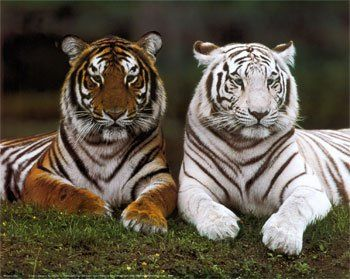
#> input picture blobs-e-hough/assets/brancoecomum.jpg, 350 x 279 px, given in place of video.mp4, which was not available
$ python main.py
#> lines starting #> are read from the running program, lines starting #| are printed output that depends on the picture; pictures that were not available may be replaced by others from this repository, and a replacement may not be noted
import cv2
import numpy as np
import os

# =========================================================
# CONFIGURAÇÕES
# =========================================================

VIDEO_PATH = "video.mp4"   # coloque o nome do vídeo aqui
OUTPUT_DIR = "resultados"

# quantidade de frames usados para construir os modelos
NUM_FRAMES_MODELO = 100

# frames que serão salvos no relatório
FRAMES_RELATORIO = [40, 80]

# threshold da segmentação
THRESHOLD = 30

# =========================================================
# CRIA PASTAS
# =========================================================

os.makedirs(OUTPUT_DIR, exist_ok=True)

pastas = [
    "original",
    "fundo_fixo",
    "media",
    "mediana",
    "rgb_media",
]

for p in pastas:
    os.makedirs(os.path.join(OUTPUT_DIR, p), exist_ok=True)

# =========================================================
# LEITURA DO VIDEO
# =========================================================

cap = cv2.VideoCapture(VIDEO_PATH)

frames_gray = []
frames_rgb = []

count = 0

while True:
    ret, frame = cap.read()
#> frame is the input picture: shape (279, 350, 3); mean B, G, R 74, 87.6, 96

    if not ret:
        break

    frame = cv2.resize(frame, (640, 360))
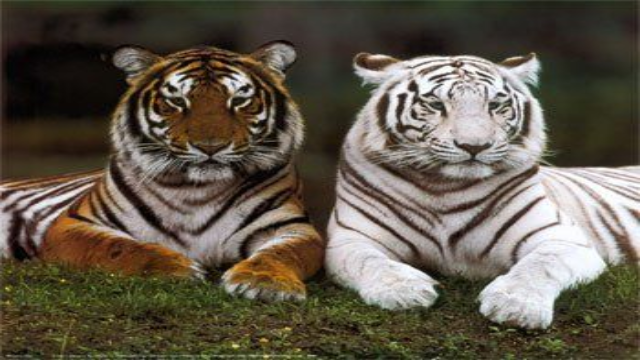
#> frame: shape (360, 640, 3); mean B, G, R 73.9, 87.5, 95.9

    gray = cv2.cvtColor(frame, cv2.COLOR_BGR2GRAY)
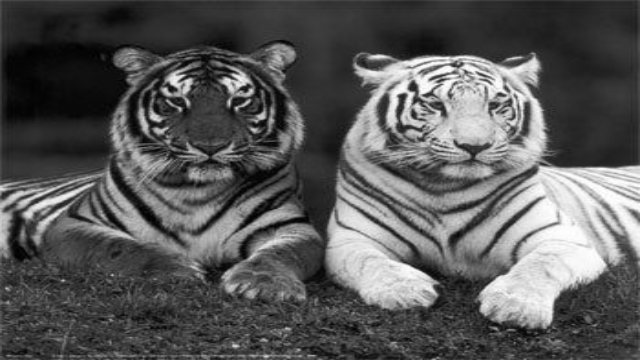
#> gray: shape (360, 640); min 1, max 255, mean 88.5

    frames_gray.append(gray)
    frames_rgb.append(frame)

    count += 1

    if count >= NUM_FRAMES_MODELO:
        break

cap.release()

frames_gray = np.array(frames_gray)
frames_rgb = np.array(frames_rgb)

print("Frames carregados:", len(frames_gray))

# =========================================================
# MODELO FUNDO FIXO
# =========================================================

fundo_fixo = frames_gray[0]

# =========================================================
# MODELO MÉDIA
# =========================================================

modelo_media = np.mean(frames_gray, axis=0).astype(np.uint8)

# =========================================================
# MODELO MEDIANA
# =========================================================

modelo_mediana = np.median(frames_gray, axis=0).astype(np.uint8)

# =========================================================
# EXTRA RGB (MÉDIA RGB)
# =========================================================

modelo_media_rgb = np.mean(frames_rgb, axis=0).astype(np.uint8)

# =========================================================
# PROCESSAMENTO DOS FRAMES DO RELATÓRIO
# =========================================================

for idx in FRAMES_RELATORIO:

    frame_gray = frames_gray[idx]
    frame_rgb = frames_rgb[idx]

    # -----------------------------------------------------
    # FUNDO FIXO
    # -----------------------------------------------------

    diff_fixo = cv2.absdiff(frame_gray, fundo_fixo)

    _, mask_fixo = cv2.threshold(
        diff_fixo,
        THRESHOLD,
        255,
        cv2.THRESH_BINARY
    )

    # -----------------------------------------------------
    # MÉDIA
    # -----------------------------------------------------

    diff_media = cv2.absdiff(frame_gray, modelo_media)

    _, mask_media = cv2.threshold(
        diff_media,
        THRESHOLD,
        255,
        cv2.THRESH_BINARY
    )

    # -----------------------------------------------------
    # MEDIANA
    # -----------------------------------------------------

    diff_mediana = cv2.absdiff(frame_gray, modelo_mediana)

    _, mask_mediana = cv2.threshold(
        diff_mediana,
        THRESHOLD,
        255,
        cv2.THRESH_BINARY
    )

    # -----------------------------------------------------
    # RGB EXTRA
    # -----------------------------------------------------

    diff_rgb = cv2.absdiff(frame_rgb, modelo_media_rgb)

    # threshold em cada canal
    b, g, r = cv2.split(diff_rgb)

    _, b = cv2.threshold(b, THRESHOLD, 255, cv2.THRESH_BINARY)
    _, g = cv2.threshold(g, THRESHOLD, 255, cv2.THRESH_BINARY)
    _, r = cv2.threshold(r, THRESHOLD, 255, cv2.THRESH_BINARY)

    mask_rgb = cv2.merge([b, g, r])

    # =====================================================
    # SALVANDO IMAGENS
    # =====================================================

    cv2.imwrite(
        os.path.join(OUTPUT_DIR, "original", f"original_frame_{idx}.png"),
        frame_gray
    )

    cv2.imwrite(
        os.path.join(OUTPUT_DIR, "fundo_fixo", f"fixo_frame_{idx}.png"),
        mask_fixo
    )

    cv2.imwrite(
        os.path.join(OUTPUT_DIR, "media", f"media_frame_{idx}.png"),
        mask_media
    )

    cv2.imwrite(
        os.path.join(OUTPUT_DIR, "mediana", f"mediana_frame_{idx}.png"),
        mask_mediana
    )

    cv2.imwrite(
        os.path.join(OUTPUT_DIR, "rgb_media", f"rgb_frame_{idx}.png"),
        mask_rgb
    )

print("Resultados salvos em:", OUTPUT_DIR)

$ run again, on blobs-e-hough/assets/swan.jpg
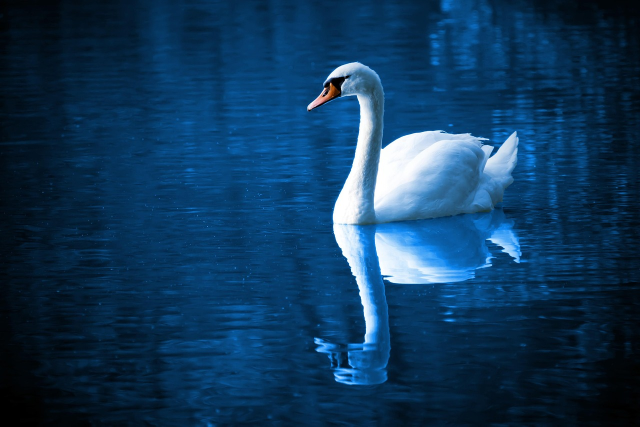
#> input picture blobs-e-hough/assets/swan.jpg, 1280 x 853 px, given in place of video.mp4, which was not available (shown at 1/2 size)
#> frame is the input picture: shape (853, 1280, 3); mean B, G, R 91.7, 56.4, 15.7
#> `frame = cv2.resize(frame, (640, 360))`:
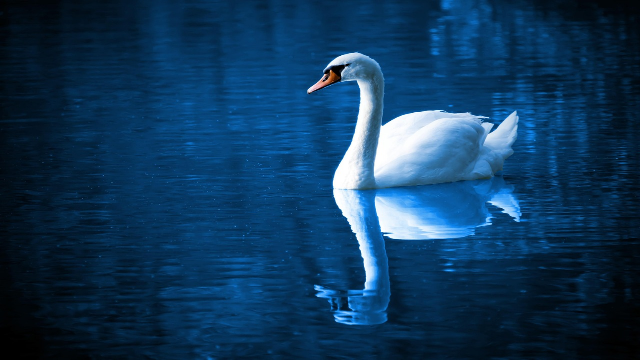
#> frame: shape (360, 640, 3); mean B, G, R 91.5, 56.3, 15.6
#> `gray = cv2.cvtColor(frame, cv2.COLOR_BGR2GRAY)`:
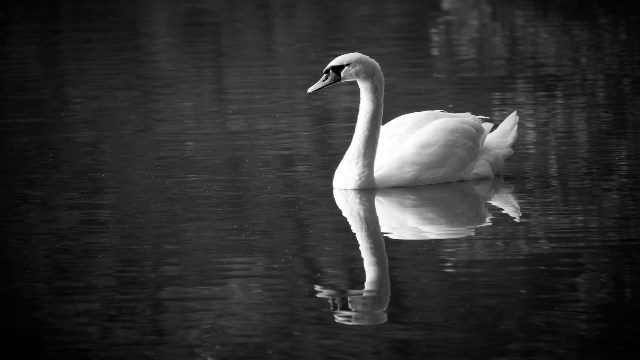
#> gray: shape (360, 640); min 0, max 255, mean 48.1
